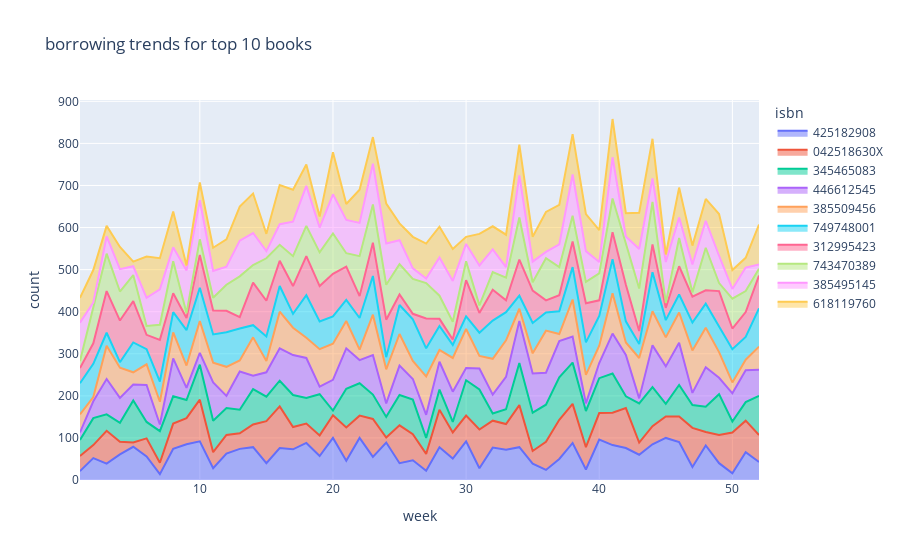

The notebook cell this image was saved under:
### Code cell
# visualize borrowing trends for top 10 books
import plotly.express as px
fig = px.area(top10Info, x="week", y="count", color="isbn", line_group="isbn", title= "borrowing trends for top 10 books")
fig.show()

### Figure 1 — Plotly figure (JSON) as saved in the notebook; plotly's stock layout.template omitted (floating-point values rounded to 4 significant figures)
{"data": [{"hovertemplate": "isbn=425182908<br>week=%{x}<br>count=%{y}<extra></extra>", "legendgroup": "425182908", "line": {"color": "#636efa"}, "mode": "lines", "name": "425182908", "orientation": "v", "showlegend": true, "stackgroup": "1", "type": "scatter", "x": [1, 2, 3, 4, 5, 6, 7, 8, 9, 10, 11, 12, 13, 14, 15, 16, 17, 18, 19, 20, 21, 22, 23, 24, 25, 26, 27, 28, 29, 30, 31, 32, 33, 34, 35, 36, 37, 38, 39, 40, 41, 42, 43, 44, 45, 46, 47, 48, 49, 50, 51, 52], "xaxis": "x", "y": [21, 52, 39, 61, 79, 56, 14, 74, 85, 92, 28, 63, 74, 78, 40, 76, 73, 88, 57, 100, 46, 100, 55, 89, 40, 47, 22, 78, 51, 92, 28, 77, 72, 78, 39, 24, 50, 88, 25, 96, 83, 76, 60, 85, 100, 90, 31, 82, 40, 16, 66, 43], "yaxis": "y"}, {"hovertemplate": "isbn=042518630X<br>week=%{x}<br>count=%{y}<extra></extra>", "legendgroup": "042518630X", "line": {"color": "#EF553B"}, "mode": "lines", "name": "042518630X", "orientation": "v", "showlegend": true, "stackgroup": "1", "type": "scatter", "x": [1, 2, 3, 4, 5, 6, 7, 8, 9, 10, 11, 12, 13, 14, 15, 16, 17, 18, 19, 20, 21, 22, 23, 24, 25, 26, 27, 28, 29, 30, 31, 32, 33, 34, 35, 36, 37, 38, 39, 40, 41, 42, 43, 44, 45, 46, 47, 48, 49, 50, 51, 52], "xaxis": "x", "y": [36, 31, 78, 30, 10, 43, 27, 60, 62, 99, 38, 44, 37, 54, 100, 99, 53, 46, 49, 54, 79, 53, 90, 12, 90, 62, 40, 89, 62, 61, 92, 64, 61, 100, 30, 67, 93, 93, 53, 63, 77, 95, 29, 43, 51, 61, 93, 32, 67, 97, 75, 64], "yaxis": "y"}, {"hovertemplate": "isbn=345465083<br>week=%{x}<br>count=%{y}<extra></extra>", "legendgroup": "345465083", "line": {"color": "#00cc96"}, "mode": "lines", "name": "345465083", "orientation": "v", "showlegend": true, "stackgroup": "1", "type": "scatter", "x": [1, 2, 3, 4, 5, 6, 7, 8, 9, 10, 11, 12, 13, 14, 15, 16, 17, 18, 19, 20, 21, 22, 23, 24, 25, 26, 27, 28, 29, 30, 31, 32, 33, 34, 35, 36, 37, 38, 39, 40, 41, 42, 43, 44, 45, 46, 47, 48, 49, 50, 51, 52], "xaxis": "x", "y": [38, 64, 39, 45, 100, 39, 75, 65, 43, 83, 75, 64, 56, 84, 58, 61, 76, 61, 98, 11, 92, 77, 58, 49, 72, 82, 38, 48, 25, 84, 95, 17, 35, 100, 91, 88, 101, 98, 86, 83, 93, 28, 93, 93, 30, 75, 54, 60, 97, 26, 44, 93], "yaxis": "y"}, {"hovertemplate": "isbn=446612545<br>week=%{x}<br>count=%{y}<extra></extra>", "legendgroup": "446612545", "line": {"color": "#ab63fa"}, "mode": "lines", "name": "446612545", "orientation": "v", "showlegend": true, "stackgroup": "1", "type": "scatter", "x": [1, 2, 3, 4, 5, 6, 7, 8, 9, 10, 11, 12, 13, 14, 15, 16, 17, 18, 19, 20, 21, 22, 23, 24, 25, 26, 27, 28, 29, 30, 31, 32, 33, 34, 35, 36, 37, 38, 39, 40, 41, 42, 43, 44, 45, 46, 47, 48, 49, 50, 51, 52], "xaxis": "x", "y": [18, 40, 84, 59, 38, 88, 16, 90, 29, 28, 91, 29, 91, 32, 58, 77, 95, 95, 18, 73, 96, 55, 94, 32, 70, 49, 55, 66, 72, 29, 50, 45, 77, 100, 93, 76, 86, 62, 18, 36, 95, 98, 12, 99, 89, 100, 29, 94, 39, 67, 76, 62], "yaxis": "y"}, {"hovertemplate": "isbn=385509456<br>week=%{x}<br>count=%{y}<extra></extra>", "legendgroup": "385509456", "line": {"color": "#FFA15A"}, "mode": "lines", "name": "385509456", "orientation": "v", "showlegend": true, "stackgroup": "1", "type": "scatter", "x": [1, 2, 3, 4, 5, 6, 7, 8, 9, 10, 11, 12, 13, 14, 15, 16, 17, 18, 19, 20, 21, 22, 23, 24, 25, 26, 27, 28, 29, 30, 31, 32, 33, 34, 35, 36, 37, 38, 39, 40, 41, 42, 43, 44, 45, 46, 47, 48, 49, 50, 51, 52], "xaxis": "x", "y": [43, 10, 79, 72, 29, 49, 54, 62, 53, 76, 47, 69, 26, 91, 27, 87, 65, 48, 89, 86, 65, 25, 96, 81, 75, 43, 91, 28, 80, 93, 30, 85, 87, 29, 48, 100, 17, 88, 68, 41, 96, 30, 96, 81, 69, 72, 101, 94, 61, 26, 25, 55], "yaxis": "y"}, {"hovertemplate": "isbn=749748001<br>week=%{x}<br>count=%{y}<extra></extra>", "legendgroup": "749748001", "line": {"color": "#19d3f3"}, "mode": "lines", "name": "749748001", "orientation": "v", "showlegend": true, "stackgroup": "1", "type": "scatter", "x": [1, 2, 3, 4, 5, 6, 7, 8, 9, 10, 11, 12, 13, 14, 15, 16, 17, 18, 19, 20, 21, 22, 23, 24, 25, 26, 27, 28, 29, 30, 31, 32, 33, 34, 35, 36, 37, 38, 39, 40, 41, 42, 43, 44, 45, 46, 47, 48, 49, 50, 51, 52], "xaxis": "x", "y": [74, 79, 31, 13, 71, 36, 48, 48, 84, 79, 67, 82, 76, 29, 58, 61, 33, 101, 66, 65, 50, 75, 92, 29, 69, 99, 67, 57, 31, 30, 55, 91, 67, 31, 72, 43, 54, 77, 77, 71, 81, 50, 33, 93, 41, 43, 66, 57, 61, 79, 54, 91], "yaxis": "y"}, {"hovertemplate": "isbn=312995423<br>week=%{x}<br>count=%{y}<extra></extra>", "legendgroup": "312995423", "line": {"color": "#FF6692"}, "mode": "lines", "name": "312995423", "orientation": "v", "showlegend": true, "stackgroup": "1", "type": "scatter", "x": [1, 2, 3, 4, 5, 6, 7, 8, 9, 10, 11, 12, 13, 14, 15, 16, 17, 18, 19, 20, 21, 22, 23, 24, 25, 26, 27, 28, 29, 30, 31, 32, 33, 34, 35, 36, 37, 38, 39, 40, 41, 42, 43, 44, 45, 46, 47, 48, 49, 50, 51, 52], "xaxis": "x", "y": [36, 49, 99, 99, 98, 34, 99, 45, 29, 78, 57, 51, 27, 101, 85, 60, 66, 93, 84, 101, 79, 52, 79, 89, 25, 13, 71, 17, 13, 86, 47, 73, 28, 86, 77, 29, 38, 61, 93, 37, 64, 87, 31, 66, 29, 67, 62, 32, 84, 49, 59, 78], "yaxis": "y"}, {"hovertemplate": "isbn=743470389<br>week=%{x}<br>count=%{y}<extra></extra>", "legendgroup": "743470389", "line": {"color": "#B6E880"}, "mode": "lines", "name": "743470389", "orientation": "v", "showlegend": true, "stackgroup": "1", "type": "scatter", "x": [1, 2, 3, 4, 5, 6, 7, 8, 9, 10, 11, 12, 13, 14, 15, 16, 17, 18, 19, 20, 21, 22, 23, 24, 25, 26, 27, 28, 29, 30, 31, 32, 33, 34, 35, 36, 37, 38, 39, 40, 41, 42, 43, 44, 45, 46, 47, 48, 49, 50, 51, 52], "xaxis": "x", "y": [17, 83, 89, 69, 62, 21, 36, 76, 12, 37, 30, 62, 97, 42, 101, 38, 71, 72, 80, 96, 32, 95, 91, 83, 72, 83, 84, 55, 42, 45, 18, 42, 54, 100, 20, 100, 67, 61, 51, 64, 80, 98, 101, 101, 12, 67, 10, 101, 19, 71, 50, 16], "yaxis": "y"}, {"hovertemplate": "isbn=385495145<br>week=%{x}<br>count=%{y}<extra></extra>", "legendgroup": "385495145", "line": {"color": "#FF97FF"}, "mode": "lines", "name": "385495145", "orientation": "v", "showlegend": true, "stackgroup": "1", "type": "scatter", "x": [1, 2, 3, 4, 5, 6, 7, 8, 9, 10, 11, 12, 13, 14, 15, 16, 17, 18, 19, 20, 21, 22, 23, 24, 25, 26, 27, 28, 29, 30, 31, 32, 33, 34, 35, 36, 37, 38, 39, 40, 41, 42, 43, 44, 45, 46, 47, 48, 49, 50, 51, 52], "xaxis": "x", "y": [91, 14, 41, 53, 21, 67, 84, 33, 101, 93, 64, 43, 85, 76, 17, 49, 82, 95, 59, 93, 79, 79, 97, 98, 57, 25, 11, 91, 97, 41, 95, 54, 25, 100, 49, 15, 54, 98, 73, 27, 98, 17, 94, 56, 97, 49, 66, 64, 65, 23, 56, 10], "yaxis": "y"}, {"hovertemplate": "isbn=618119760<br>week=%{x}<br>count=%{y}<extra></extra>", "legendgroup": "618119760", "line": {"color": "#FECB52"}, "mode": "lines", "name": "618119760", "orientation": "v", "showlegend": true, "stackgroup": "1", "type": "scatter", "x": [1, 2, 3, 4, 5, 6, 7, 8, 9, 10, 11, 12, 13, 14, 15, 16, 17, 18, 19, 20, 21, 22, 23, 24, 25, 26, 27, 28, 29, 30, 31, 32, 33, 34, 35, 36, 37, 38, 39, 40, 41, 42, 43, 44, 45, 46, 47, 48, 49, 50, 51, 52], "xaxis": "x", "y": [59, 77, 25, 53, 11, 98, 74, 85, 12, 42, 55, 65, 81, 94, 41, 93, 76, 51, 26, 100, 38, 79, 63, 95, 40, 75, 83, 73, 76, 17, 75, 55, 77, 73, 59, 95, 94, 96, 88, 76, 91, 55, 86, 94, 18, 71, 45, 52, 99, 45, 23, 95], "yaxis": "y"}], "layout": {"legend": {"title": {"text": "isbn"}, "tracegroupgap": 0}, "title": {"text": "borrowing trends for top 10 books"}, "xaxis": {"anchor": "y", "domain": [0, 1], "title": {"text": "week"}}, "yaxis": {"anchor": "x", "domain": [0, 1], "title": {"text": "count"}}}}
